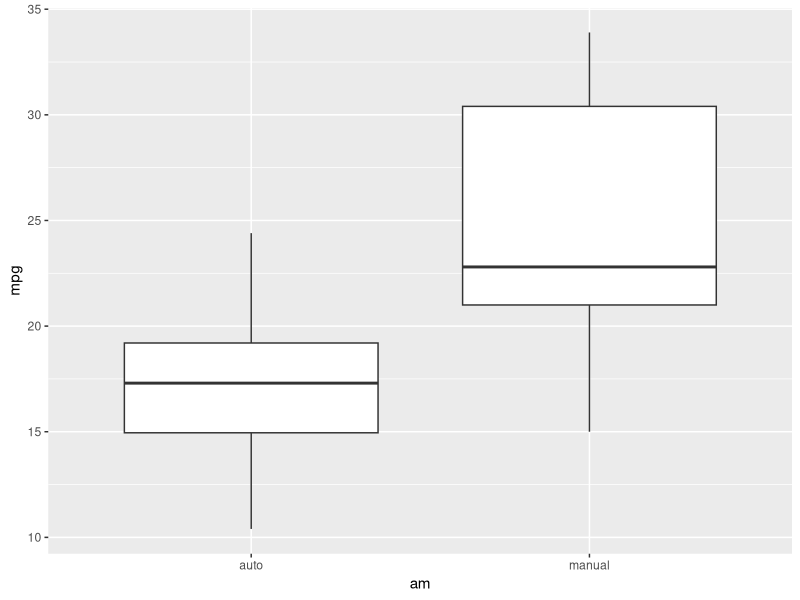
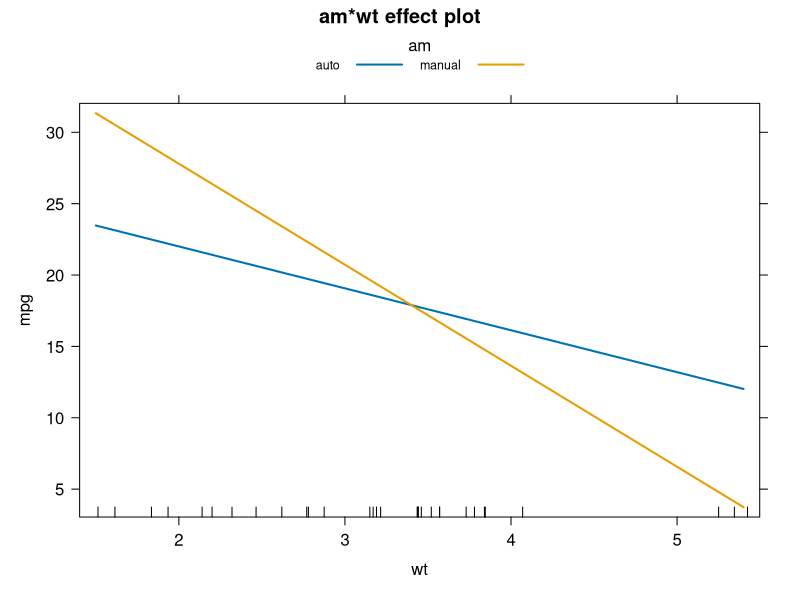
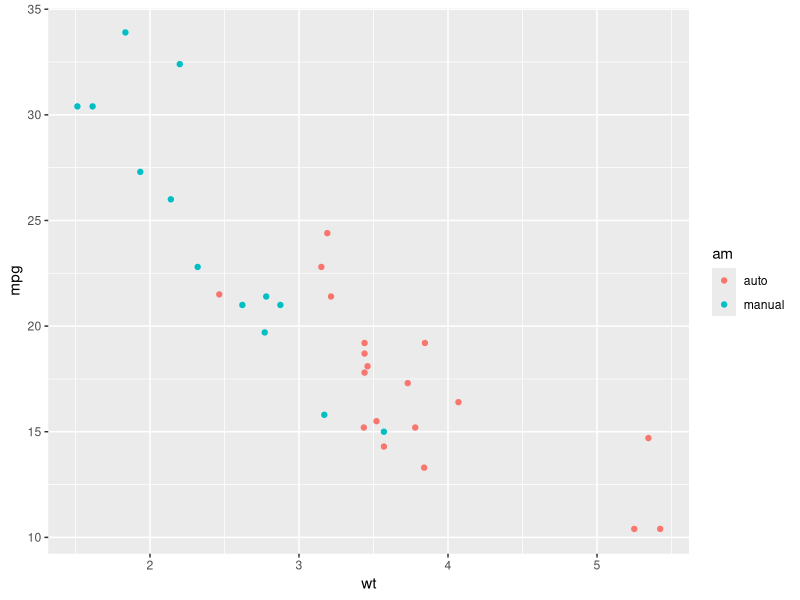
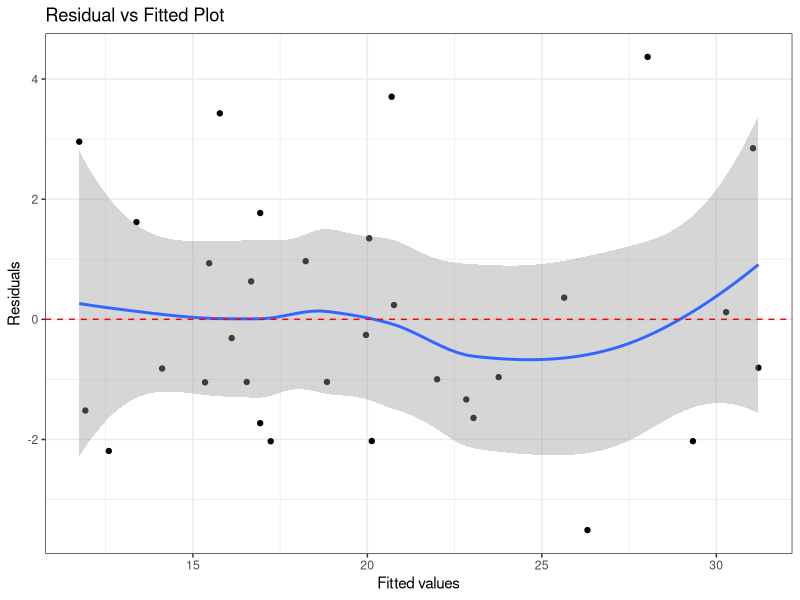
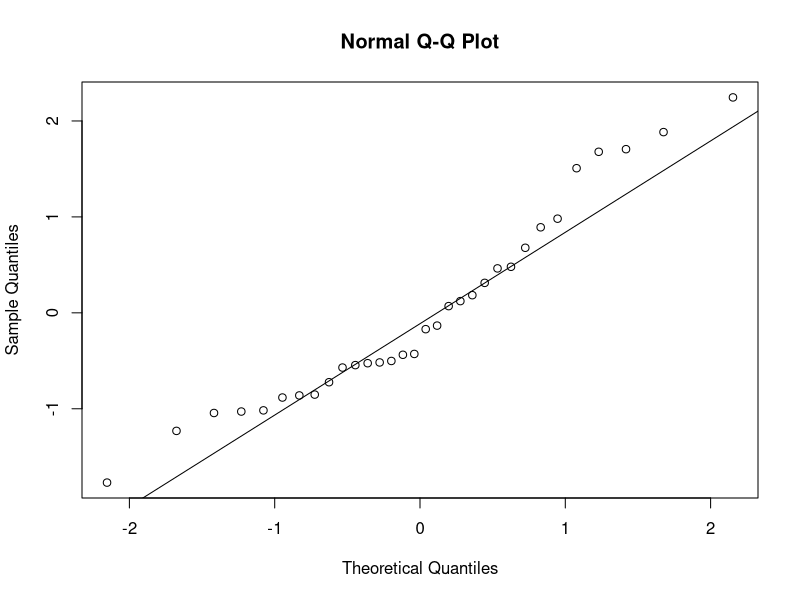

Here is the R script that generated these plots, in order: (Note: this script raises an error after producing the figures.)
## ---- chunk 1
library(ggplot2)
library(effects)

figures <- c("Figure 1. \"Sample of data and distribution of am variable\"",
             "Figure 2. \"Boxplot showing mpg vs am\"",
             "Figure 3. \"Naive linear model of mpg ~ am\"",
             "Figure 4. \"Linear model found using step with y ~ .\"",
             "Figure 5. \"Linear model with interactions between am and wt\"",
             "Figure 6. \"Interaction plot between am and wt\"",
             "Figure 7. \"Scatterplot of wt and mpg with color representing am\"",
             "Figure 8. \"Residuals plot and residuals QQ plot\"")

## ---- chunk 2
# Do a little cleanup on the dataset to convert some of the variables
# to factors from numeric.
mtcars$am   <- factor(mtcars$am, labels = c("auto", "manual"))
mtcars$cyl  <- as.factor(mtcars$cyl)
mtcars$vs   <- as.factor(mtcars$vs)
mtcars$gear <- as.factor(mtcars$gear)
## ---- chunk 3
# The fitted linear models we examine in this analysis

# The simple linear regression model
slr.fit          <- lm(mpg ~ am, data = mtcars)

# The model found using step()
step.fit         <- step(lm(mpg ~ ., data = mtcars), trace = 0)

# The model with an interaction between wt and am
interactions.fit <- lm(mpg ~ am*wt + qsec, data = mtcars)
## ---- chunk 4
# A naive linear model to start
slr.fit <- summary(lm(mpg ~ am, data = mtcars))
# coefficient for am
slope <- round(slr.fit$coef[2], 3)
# R squared
rsqr <- round(slr.fit$r.squared, 3)
# p-value for am coefficient
pv <- round(slr.fit$coef[2,4], 5)
# NOTE: Need to convert pv to character or knitr errors out :-/
pv <- as.character(pv)
## ---- chunk 5
step.fit <- summary(step(lm(mpg ~ ., data = mtcars), trace = 0))
# R squared
rsqr <- round(step.fit$adj.r.squared, 3)
wt.coef <- round(step.fit$coef[2], 2)
## ---- chunk 6
summ.interactions.fit <- summary(interactions.fit)
# R squared
rsqr <- round(summ.interactions.fit$adj.r.squared, 3)
## ---- chunk 7
head(mtcars)
table(mtcars$am)
## ---- chunk 8
ggplot(mtcars, aes(x = am, y = mpg)) +
    geom_boxplot()
## ---- chunk 9
print(slr.fit$coef)
## ---- chunk 10
print(step.fit$coef)
## ---- chunk 11
print(summary(interactions.fit)$coef)
## ---- chunk 12
plot(effect("am:wt", interactions.fit), multiline = TRUE)
## ---- chunk 13
ggplot(mtcars, aes(x = wt, y = mpg, color = am)) +
    geom_point()
## ---- chunk 14
p1<-ggplot(interactions.fit, aes(.fitted, .resid))+geom_point()
p1<-p1+stat_smooth(method="loess")+geom_hline(yintercept=0, col="red", linetype="dashed")
p1<-p1+xlab("Fitted values")+ylab("Residuals")
p1<-p1+ggtitle("Residual vs Fitted Plot")+theme_bw()
p1

p2<-ggplot(interactions.fit, aes(qqnorm(.stdresid)[[1]], .stdresid))+geom_point(na.rm = TRUE)
p2<-p2+geom_abline(aes(qqline(.stdresid)))+xlab("Theoretical Quantiles")+ylab("Standardized Residuals")
p2<-p2+ggtitle("Normal Q-Q")+theme_bw()
p2
## ---- chunk 15

## ---- chunk 16
